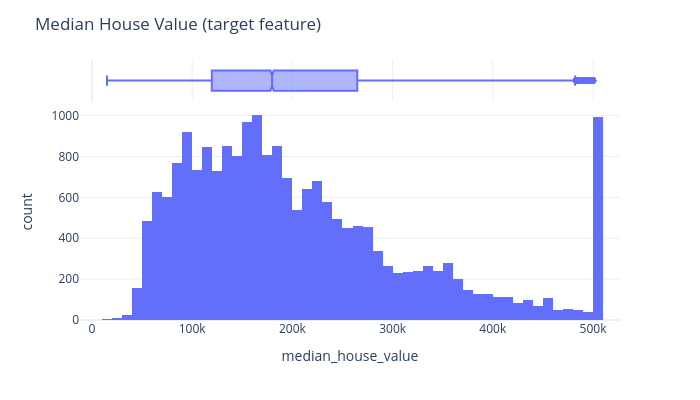

Notebook source saved alongside this figure:
### Markdown cell above
### Inspect target

### Code cell
target = "median_house_value"

fig = px.histogram(df, x="median_house_value", nbins=50, marginal="box")
fig.update_layout(height=400, width=700, title_text="Median House Value (target feature)")
fig.show()

### Figure 1 — Plotly figure (JSON) as saved in the notebook; plotly's stock layout.template omitted (floating-point values rounded to 4 significant figures; data arrays with more than 128 entries replaced by an {"elided": "..."} marker saying what was removed)
{"data": [{"bingroup": "x", "hovertemplate": "median_house_value=%{x}<br>count=%{y}<extra></extra>", "legendgroup": "", "marker": {"color": "#636efa", "pattern": {"shape": ""}}, "name": "", "nbinsx": 50, "orientation": "v", "showlegend": false, "x": {"elided": "20640 float values"}, "xaxis": "x", "yaxis": "y", "type": "histogram"}, {"hovertemplate": "median_house_value=%{x}<extra></extra>", "legendgroup": "", "marker": {"color": "#636efa"}, "name": "", "notched": true, "showlegend": false, "x": {"elided": "20640 float values"}, "xaxis": "x2", "yaxis": "y2", "type": "box"}], "layout": {"xaxis": {"anchor": "y", "domain": [0.0, 1.0], "title": {"text": "median_house_value"}}, "yaxis": {"anchor": "x", "domain": [0.0, 0.8316], "title": {"text": "count"}}, "xaxis2": {"anchor": "y2", "domain": [0.0, 1.0], "matches": "x", "showticklabels": false, "showgrid": true}, "yaxis2": {"anchor": "x2", "domain": [0.8416, 1.0], "matches": "y2", "showticklabels": false, "showline": false, "ticks": "", "showgrid": false}, "legend": {"tracegroupgap": 0}, "margin": {"t": 60}, "barmode": "relative", "title": {"text": "Median House Value (target feature)"}, "height": 400, "width": 700}}
